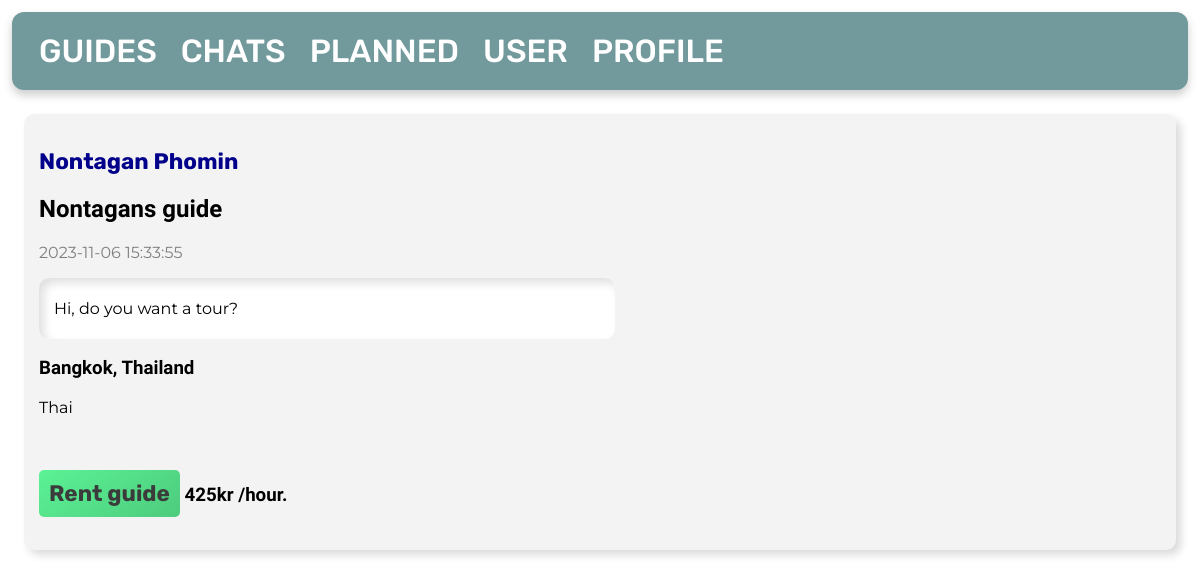
/2/view/, run on an earlier commit of the app's database.
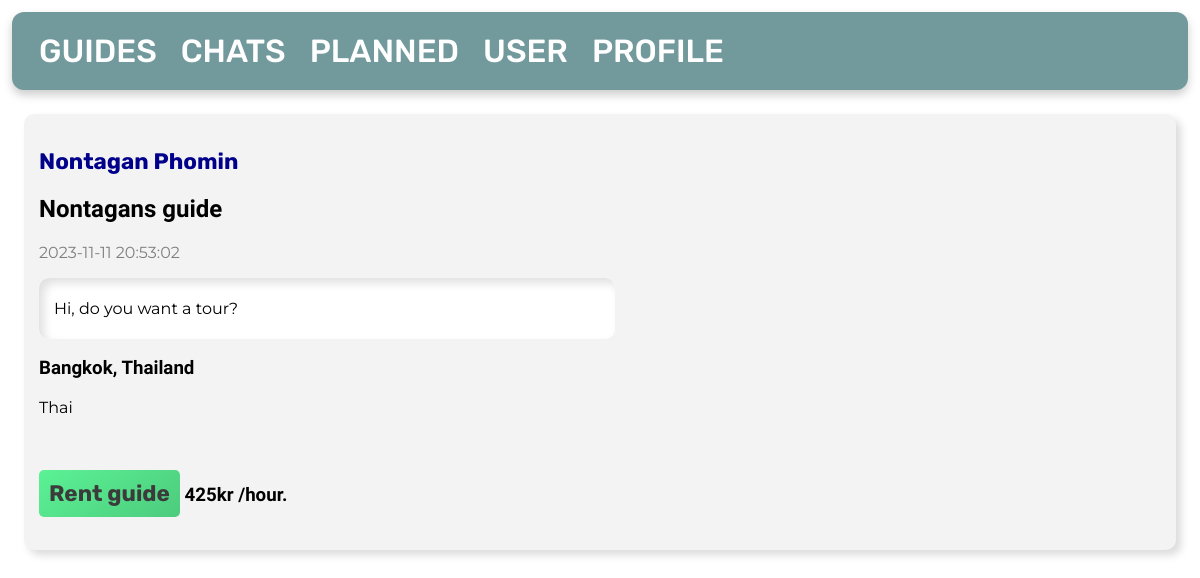
And on a later commit of the database.
### tables this page shows
CREATE TABLE user
(
    id        INTEGER PRIMARY KEY AUTOINCREMENT,
    firstname TEXT NOT NULL,
    lastname  TEXT NOT NULL,
    age       INTEGER,
    country   TEXT
);

CREATE TABLE posts
(
    id       INTEGER PRIMARY KEY AUTOINCREMENT,
    byUser   INTEGER,
    created  TIMESTAMP NOT NULL DEFAULT CURRENT_TIMESTAMP,
    title    TEXT      NOT NULL,
    content  TEXT      NOT NULL,
    country  TEXT      NOT NULL,
    city     TEXT      NOT NULL,
    language TEXT,
    price    INTEGER   NOT NULL,
    type     TEXT,
    FOREIGN KEY (byUser) REFERENCES user (id)
);

### app.py (the view)
@app.route('/<int:id>/view/', methods=('GET', 'POST'))
def view(id):
    db = get_db_connection()
    posts = db.execute('SELECT * FROM posts, user WHERE posts.id = ? AND posts.byUser = user.id', (id,)).fetchone()
    db.close()
    return render_template('view-guide.html', posts=posts)

### app.py (called while the page is built)
def get_db_connection():
    db = sqlite3.connect('database.db')
    db.row_factory = sqlite3.Row
    return db

### templates/view-guide.html
{% extends 'base.html' %}
{% block content %}
    <div class='post'>
        <h3>
            <a id="profile"
               href="{{ url_for('viewProfile', id=posts['id'], u=posts['byUser']) }}">{{ posts['firstname'] }} {{ posts['lastname'] }}</a>
        </h3>
        <h2>{{ posts['title'] }}</h2>
        <p id="date">{{ posts['created'] }}</p>
        <div id="textsec">
            <p>{{ posts['content'] }}</p>
        </div>
        <h3>{{ posts['city'] }}, {{ posts['country'] }}</h3>
        <p>{{ posts['language'] }}</p>
        <br>
        <h3>
            <a href="{{ url_for('rent', id=posts['id']) }}">Rent guide</a> {{ posts['price'] }}kr /hour.
        </h3>
    </div>
{% endblock %}

### templates/base.html (shortened to what this page needs)
<!DOCTYPE html>
<html lang="en">
<head>
</head>
<body>
<ul class="nav-links">
    <li class="center"><a href="{{ url_for('index') }}">GUIDES</a></li>
    <li class="center"><a href="{{ url_for('chat') }}">CHATS</a></li>
    <li class="center"><a href="{{ url_for('planned') }}">PLANNED</a></li>
    <li class="center"><a href="{{ url_for('user') }}">USER</a></li>
    <li class="center"><a href="{{ url_for('profile') }}">PROFILE</a></li>
</ul>
<div class="content">
    {% block content %} {% endblock %}
</div>
</body>
</html>

### templates/base.html (style rules this page uses)
.post { padding: 15px; margin: 2vw; background-color: #f3f3f3; border-radius: 10px; box-shadow: 5px 5px 9px #dbdbdb, -5px -5px 9px #ffffff; }
body { margin: 0; padding-bottom: 7rem; }
h1, h2, h3 { font-family: 'Lexend', sans-serif; }
p { font-family: 'Montserrat', sans-serif; }
a { font-family: 'Rubik', sans-serif; text-decoration: none; }
body .post a { font-family: 'Rubik', sans-serif; font-size: 1.2em; display: inline-block; border-radius: 5px; padding: 10px; color: #3b3b3b; background: linear-gradient(145deg, #5bf295, #4dcb7d); outline: none; border: none; transition: 300ms; }
#textsec { background-color: white; padding-top: 5px; padding-bottom: 5px; padding-left: 15px; margin-top: 1rem; margin-bottom: 1rem; width: 50%; border-radius: 10px; box-shadow: inset 5px 5px 10px #e0e0e0, inset -5px -5px 10px #ffffff; }
#profile { font-family: 'Rubik', sans-serif; font-size: 1.2em; display: inline-block; border-radius: 0; padding: 0; background: transparent; color: darkblue; outline: none; border: none; }
#date { color: grey; }
.nav-links { display: flex; align-items: center; margin: 1vw; background-color: #729a9d; padding: 20px 15px; border-radius: 12px; box-shadow: 0 5px 10px rgba(0, 0, 0, 0.2); }
.nav-links li { list-style: none; margin: 0 12px; }
.nav-links li a { position: relative; color: #ffffff; font-size: 2rem; font-weight: 500; padding: 6px 0; text-decoration: none; }
.nav-links li a:before { content: ''; position: absolute; bottom: 0; left: 0; height: 3px; width: 0; background: #ffffff; border-radius: 12px; transition: all 0.4s ease; }
.nav-links li.center a:before { left: 50%; transform: translateX(-50%); }

What changed in the data, as far as the page shows it:
changed posts "Nontagans guide": created "2023-11-06 15:33:55" → "2023-11-11 20:53:02"
